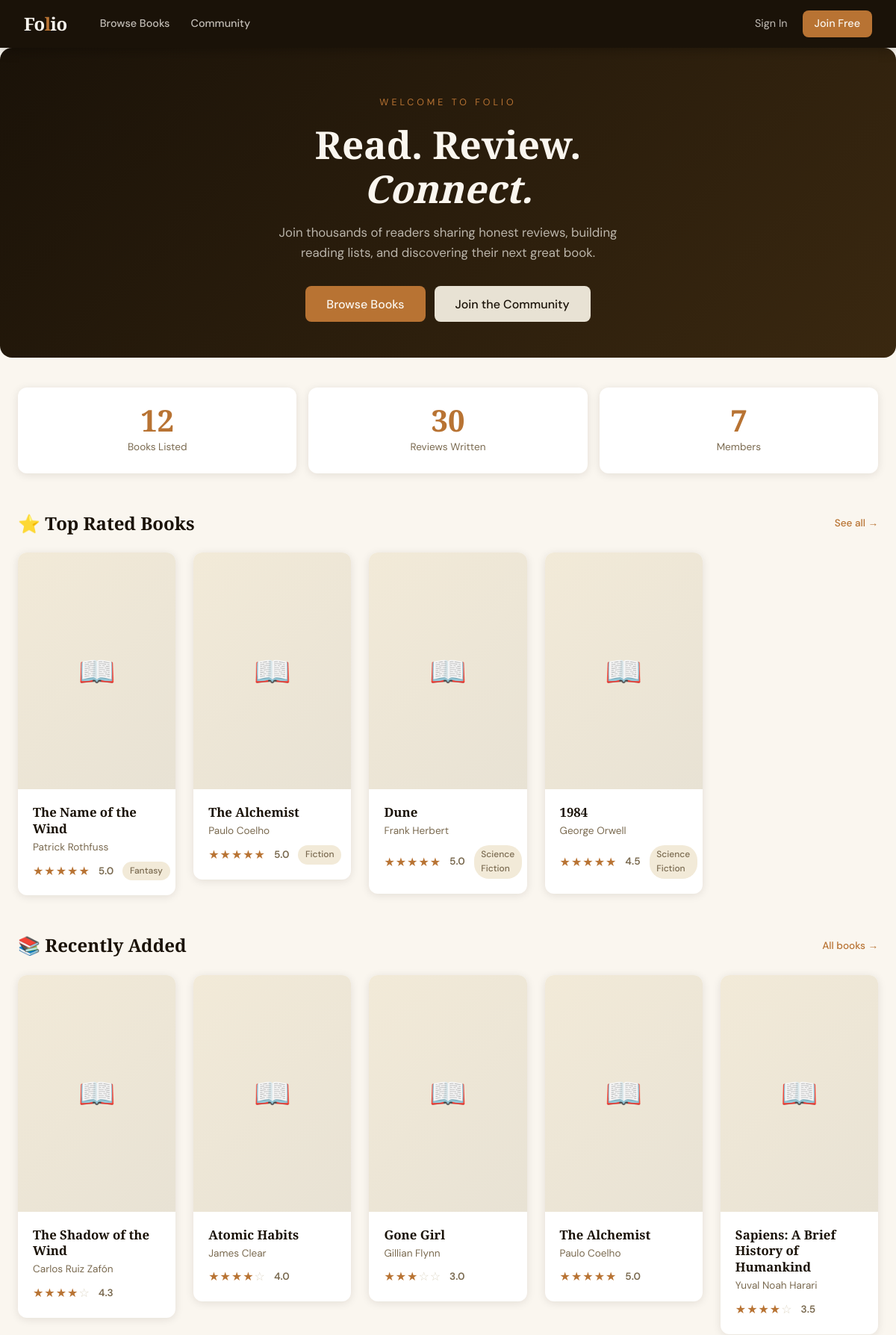
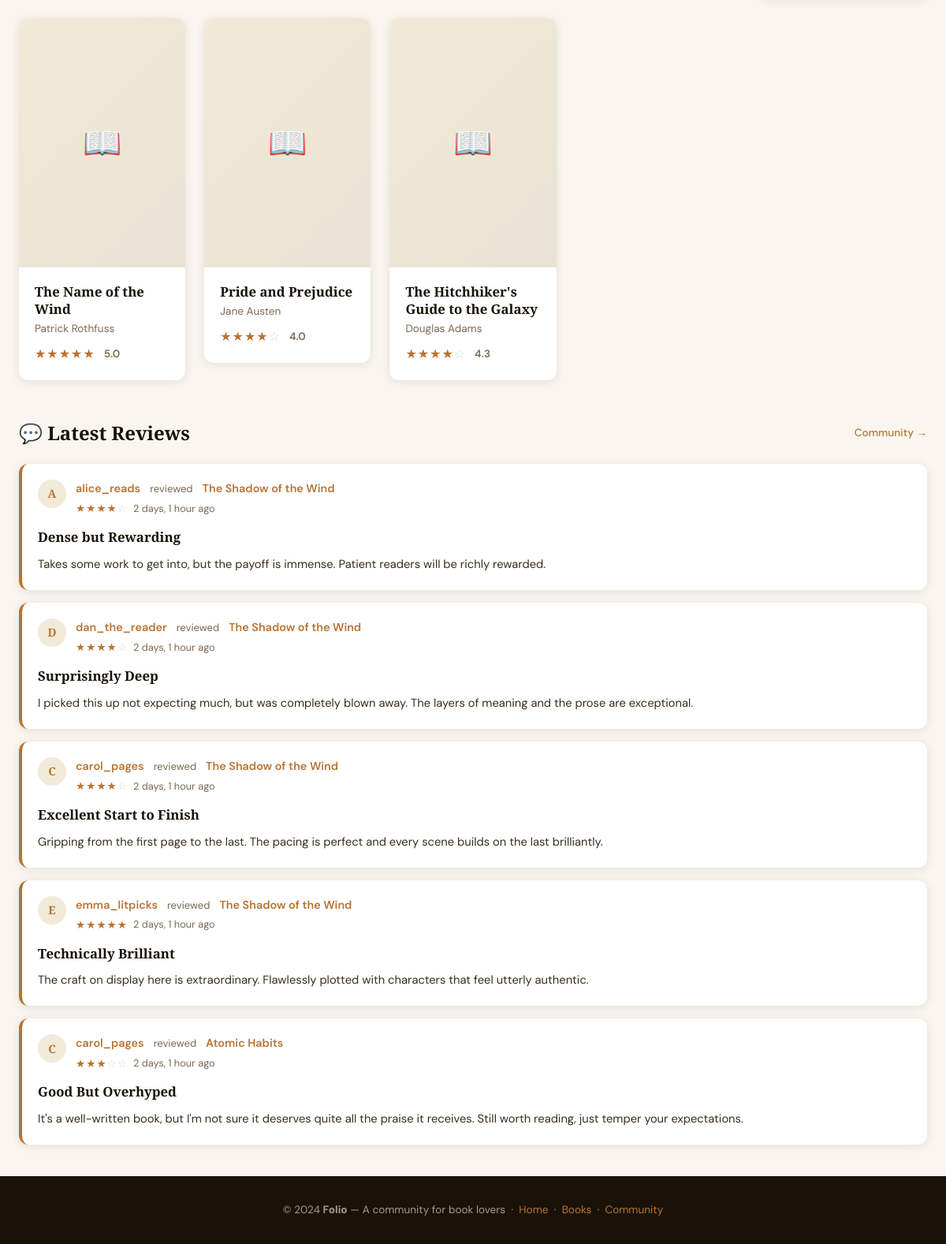
The page / on the database its author committed (2 pictures, top to bottom).
### books/models.py (models this page shows, shortened)
class Book(models.Model):
    title = models.CharField(max_length=255)
    author = models.CharField(max_length=255)
    genre = models.CharField(max_length=50, choices=GENRE_CHOICES, default='fiction')
    description = models.TextField(blank=True)
    cover_image = models.ImageField(upload_to='covers/', blank=True, null=True)
    published_year = models.PositiveIntegerField(blank=True, null=True)
    isbn = models.CharField(max_length=20, blank=True)
    added_by = models.ForeignKey(User, on_delete=models.SET_NULL, null=True, related_name='added_books')
    created_at = models.DateTimeField(auto_now_add=True)
    class Meta:
        ordering = ['-created_at']
    def get_absolute_url(self):
        return reverse('book_detail', args=[self.pk])

class Review(models.Model):
    book = models.ForeignKey(Book, on_delete=models.CASCADE, related_name='reviews')
    user = models.ForeignKey(User, on_delete=models.CASCADE, related_name='reviews')
    rating = models.IntegerField(validators=[MinValueValidator(1), MaxValueValidator(5)])
    title = models.CharField(max_length=200)
    body = models.TextField()
    created_at = models.DateTimeField(auto_now_add=True)
    updated_at = models.DateTimeField(auto_now=True)
    likes = models.ManyToManyField(User, related_name='liked_reviews', blank=True)
    class Meta:
        ordering = ['-created_at']
        unique_together = ['book', 'user']

### books/views.py (the view)
# urls.py: path('', views.home, name='home'),
def home(request):
    recent_books = Book.objects.annotate(
        avg_rating=Avg('reviews__rating'),
        num_reviews=Count('reviews')
    ).order_by('-created_at')[:8]
    top_books = Book.objects.annotate(
        avg_rating=Avg('reviews__rating'),
        num_reviews=Count('reviews')
    ).filter(num_reviews__gte=1).order_by('-avg_rating')[:4]
    recent_reviews = Review.objects.select_related('book', 'user').order_by('-created_at')[:5]
    stats = {
        'books': Book.objects.count(),
        'reviews': Review.objects.count(),
        'members': User.objects.count(),
    }
    return render(request, 'books/home.html', {
        'recent_books': recent_books,
        'top_books': top_books,
        'recent_reviews': recent_reviews,
        'stats': stats,
    })

### templates/books/home.html (shortened to what this page needs)
{% extends "base.html" %}
{% block content %}
<section style="text-align:center;padding:4rem 0 3rem;background:linear-gradient(135deg,#1a1208 0%,#3a2810 100%);margin:-2.5rem -1.5rem 2.5rem;border-radius:16px;color:var(--paper);">
  <p style="text-transform:uppercase;letter-spacing:4px;font-size:0.78rem;color:var(--amber);margin-bottom:1rem;">Welcome to Folio</p>
  <h1 style="font-family:'Playfair Display',serif;font-size:3.2rem;font-weight:900;line-height:1.15;max-width:640px;margin:0 auto 1rem;">
    Read. Review.<br><em>Connect.</em>
  </h1>
  <p style="color:rgba(250,246,239,0.7);max-width:480px;margin:0 auto 2rem;font-size:1.05rem;">
    Join thousands of readers sharing honest reviews, building reading lists, and discovering their next great book.
  </p>
  <div style="display:flex;gap:0.75rem;justify-content:center;flex-wrap:wrap;">
    <a href="{% url 'book_list' %}" class="btn btn-primary" style="font-size:1rem;padding:0.7rem 1.75rem;">Browse Books</a>
    {% if not user.is_authenticated %}
    <a href="{% url 'register' %}" class="btn btn-secondary" style="font-size:1rem;padding:0.7rem 1.75rem;">Join the Community</a>
    {% endif %}
  </div>
</section>
<div style="display:grid;grid-template-columns:repeat(3,1fr);gap:1rem;margin-bottom:3rem;">
  <div class="stat-box">
    <div class="stat-num">{{ stats.books }}</div>
    <div class="stat-label">Books Listed</div>
  </div>
  <div class="stat-box">
    <div class="stat-num">{{ stats.reviews }}</div>
    <div class="stat-label">Reviews Written</div>
  </div>
  <div class="stat-box">
    <div class="stat-num">{{ stats.members }}</div>
    <div class="stat-label">Members</div>
  </div>
</div>
{% if top_books %}
<section style="margin-bottom:3rem;">
  <div class="section-title">
    ⭐ Top Rated Books
    <a href="{% url 'book_list' %}?sort=rating">See all →</a>
  </div>
  <div class="grid-4">
    {% for book in top_books %}
    <a href="{{ book.get_absolute_url }}" style="text-decoration:none;color:inherit;">
      <div class="card book-card">
        <div class="book-cover">
          {% if book.cover_image %}
            <img src="{{ book.cover_image.url }}" alt="{{ book.title }}">
          {% else %}
            <div class="book-cover-placeholder">📖</div>
          {% endif %}
        </div>
        <div class="card-body">
          <div class="book-title">{{ book.title }}</div>
          <div class="book-author">{{ book.author }}</div>
          <div class="book-meta">
            {% if book.avg_rating %}
            <span class="stars">
              {% for i in "12345" %}
                {% if forloop.counter <= book.avg_rating|floatformat:"0"|add:"0" %}
                  <span class="star-full"></span>
                {% else %}
                  <span class="star-empty"></span>
                {% endif %}
              {% endfor %}
            </span>
            <span class="rating-num">{{ book.avg_rating|floatformat:1 }}</span>
            {% endif %}
            <span class="genre-badge">{{ book.get_genre_display }}</span>
          </div>
        </div>
      </div>
    </a>
    {% endfor %}
  </div>
</section>
{% endif %}
<section style="margin-bottom:3rem;">
  <div class="section-title">
    📚 Recently Added
    <a href="{% url 'book_list' %}">All books →</a>
  </div>
  {% if recent_books %}
  <div class="grid-4">
    {% for book in recent_books %}
    <a href="{{ book.get_absolute_url }}" style="text-decoration:none;color:inherit;">
      <div class="card book-card">
        <div class="book-cover">
          {% if book.cover_image %}
            <img src="{{ book.cover_image.url }}" alt="{{ book.title }}">
          {% else %}
            <div class="book-cover-placeholder">📖</div>
          {% endif %}
        </div>
        <div class="card-body">
          <div class="book-title">{{ book.title }}</div>
          <div class="book-author">{{ book.author }}</div>
          <div class="book-meta">
            {% if book.avg_rating %}
            <span class="stars">
              {% for i in "12345" %}
                {% if forloop.counter <= book.avg_rating|floatformat:"0"|add:"0" %}
                  <span class="star-full"></span>
                {% else %}
                  <span class="star-empty"></span>
                {% endif %}
              {% endfor %}
            </span>
            <span class="rating-num">{{ book.avg_rating|floatformat:1 }}</span>
            {% else %}
            <span class="rating-num" style="color:var(--text-muted);">No reviews yet</span>
            {% endif %}
          </div>
        </div>
      </div>
    </a>
    {% endfor %}
  </div>
  {% endif %}
</section>
{% if recent_reviews %}
<section>
  <div class="section-title">
    💬 Latest Reviews
    <a href="{% url 'community' %}">Community →</a>
  </div>
  <div style="display:flex;flex-direction:column;gap:1rem;">
    {% for review in recent_reviews %}
    <div class="review-card">
      <div class="review-card-header">
        <div class="avatar avatar-sm" style="flex-shrink:0;">{{ review.user.username|first|upper }}</div>
        <div class="review-card-meta">
          <div style="display:flex;align-items:center;gap:0.75rem;flex-wrap:wrap;">
            <a href="{% url 'profile' review.user.username %}" class="review-card-user">{{ review.user.username }}</a>
            <span style="color:var(--text-muted);font-size:0.82rem;">reviewed</span>
            <a href="{{ review.book.get_absolute_url }}" style="font-weight:600;font-size:0.9rem;">{{ review.book.title }}</a>
          </div>
          <div style="display:flex;align-items:center;gap:0.5rem;margin-top:0.2rem;">
            <span class="stars" style="font-size:0.85rem;">
              {% for i in "12345" %}
                {% if forloop.counter <= review.rating %}
                  <span class="star-full"></span>
                {% else %}
                  <span class="star-empty"></span>
                {% endif %}
              {% endfor %}
            </span>
            <span class="review-card-date">{{ review.created_at|timesince }} ago</span>
          </div>
        </div>
      </div>
      <div class="review-card-title">{{ review.title }}</div>
      <div class="review-card-body">{{ review.body|truncatewords:40 }}</div>
    </div>
    {% endfor %}
  </div>
</section>
{% endif %}
{% endblock %}

### templates/base.html (shortened to what this page needs)
{% load static %}
<!DOCTYPE html>
<html lang="en">
<head>
</head>
<body>
<nav>
  <div class="nav-inner">
    <a href="{% url 'home' %}" class="nav-brand">Fo<span>l</span>io</a>
    <div class="nav-links">
      <a href="{% url 'book_list' %}">Browse Books</a>
      <a href="{% url 'community' %}">Community</a>
    </div>
    <div class="nav-right">
      {% if user.is_authenticated %}
        <a href="{% url 'profile' user.username %}">{{ user.username }}</a>
        <a href="{% url 'logout' %}">Sign Out</a>
      {% else %}
        <a href="{% url 'login' %}">Sign In</a>
        <a href="{% url 'register' %}" class="btn btn-nav">Join Free</a>
      {% endif %}
    </div>
  </div>
</nav>
<main>
  <div class="container">
    {% block content %}{% endblock %}
  </div>
</main>
<footer>
  <p>© 2024 <strong>Folio</strong> — A community for book lovers &nbsp;·&nbsp; <a href="{% url 'home' %}">Home</a> &nbsp;·&nbsp; <a href="{% url 'book_list' %}">Books</a> &nbsp;·&nbsp; <a href="{% url 'community' %}">Community</a></p>
</footer>
</body>
</html>

### rows shown on the page
Book: title "The Name of the Wind", author "Patrick Rothfuss", avg_rating "5.0", genre "Fantasy"
Book: title "The Alchemist", author "Paulo Coelho", avg_rating "5.0", genre "Fiction"
Book: title "Dune", author "Frank Herbert", avg_rating "5.0", genre "Science Fiction"
Book: title "1984", author "George Orwell", avg_rating "4.5", genre "Science Fiction"
Book: title "The Shadow of the Wind", author "Carlos Ruiz Zafón", avg_rating "4.3"
Book: title "Atomic Habits", author "James Clear", avg_rating "4.0"
Book: title "Gone Girl", author "Gillian Flynn", avg_rating "3.0"
Book: title "Sapiens: A Brief History of Humankind", author "Yuval Noah Harari", avg_rating "3.5"
Book: title "Pride and Prejudice", author "Jane Austen", avg_rating "4.0"
Book: title "The Hitchhiker's Guide to the Galaxy", author "Douglas Adams", avg_rating "4.3"
Review: user.username|first "A", user.username "alice_reads", book "The Shadow of the Wind", rating 4 (drawn), created_at "2 days, 1 hour", title "Dense but Rewarding", body "Takes some work to get into, but the payoff is immense. Patient readers will be richly rewarded."
Review: user.username|first "D", user.username "dan_the_reader", book "The Shadow of the Wind", rating 4 (drawn), created_at "2 days, 1 hour", title "Surprisingly Deep", body "I picked this up not expecting much, but was completely blown away. The layers of meaning and the prose are exceptional."
Review: user.username|first "C", user.username "carol_pages", book "The Shadow of the Wind", rating 4 (drawn), created_at "2 days, 1 hour", title "Excellent Start to Finish", body "Gripping from the first page to the last. The pacing is perfect and every scene builds on the last brilliantly."
Review: user.username|first "E", user.username "emma_litpicks", book "The Shadow of the Wind", rating 5 (drawn), created_at "2 days, 1 hour", title "Technically Brilliant", body "The craft on display here is extraordinary. Flawlessly plotted with characters that feel utterly authentic."
Review: user.username|first "C", user.username "carol_pages", book "Atomic Habits", rating 3 (drawn), created_at "2 days, 1 hour", title "Good But Overhyped", body "It's a well-written book, but I'm not sure it deserves quite all the praise it receives. Still worth reading, just temper your expectations."

### other values the page prints
{{ stats.books }} "12"
{{ stats.reviews }} "30"
{{ stats.members }} "7"
